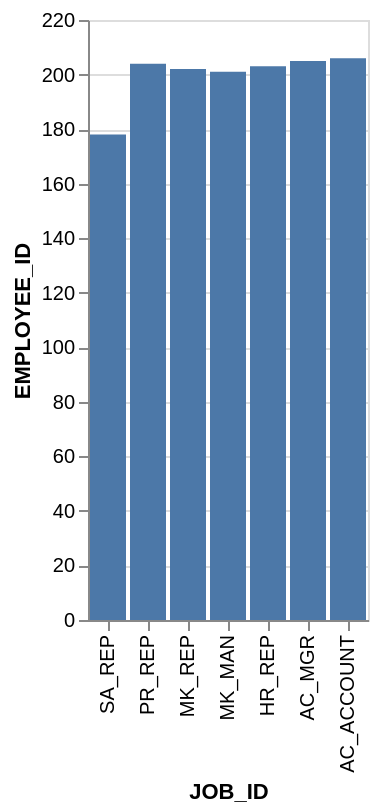

Describe this chart as a Vega-Lite specification.
### Vega-Lite specification from a JSON file in a GitHub repository (floating-point values rounded to 4 significant figures)
{"data": {"values": [{"x_data": "SA_REP", "y_data": 178}, {"x_data": "PR_REP", "y_data": 204}, {"x_data": "MK_REP", "y_data": 202}, {"x_data": "MK_MAN", "y_data": 201}, {"x_data": "HR_REP", "y_data": 203}, {"x_data": "AC_MGR", "y_data": 205}, {"x_data": "AC_ACCOUNT", "y_data": 206}]}, "mark": "bar", "encoding": {"x": {"field": "x_data", "type": "nominal", "title": "JOB_ID", "sort": "descending"}, "y": {"field": "y_data", "type": "quantitative", "title": "EMPLOYEE_ID"}}}
